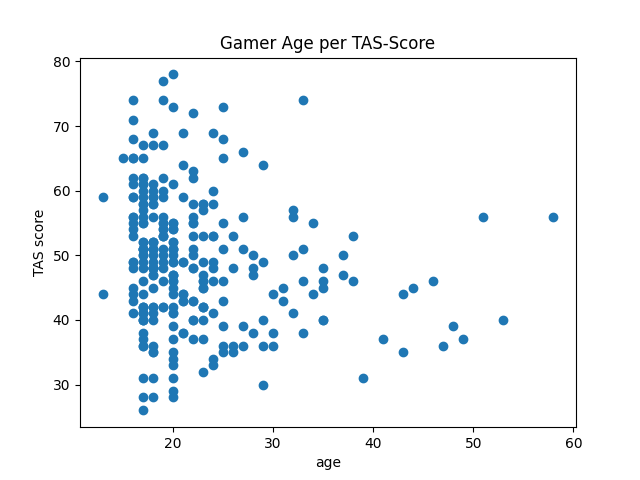

The Python source for this figure:
import matplotlib.pyplot as plt
import pandas as pd

df = pd.read_csv('test.csv')

hrs_gaming = []
hrs_gaming_tas = []

for x in range(df.shape[0]):
	hrs_gaming.append(df.iloc[x,3])
	hrs_gaming_tas.append(df.iloc[x,1])

plt.scatter(hrs_gaming, hrs_gaming_tas)

plt.xlabel('age')
plt.ylabel('TAS score')
plt.title('Gamer Age per TAS-Score')

plt.savefig('graph_age.png')

#plt.show()
